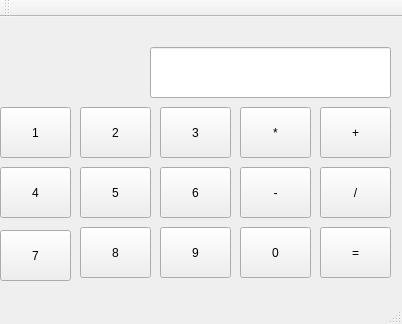
<?xml version="1.0" encoding="UTF-8"?>
<ui version="4.0">
 <class>MainWindow</class>
 <widget class="QMainWindow" name="MainWindow">
  <property name="geometry">
   <rect>
    <x>0</x>
    <y>0</y>
    <width>402</width>
    <height>324</height>
   </rect>
  </property>
  <property name="windowTitle">
   <string>MainWindow</string>
  </property>
  <widget class="QWidget" name="centralWidget">
   <widget class="QPushButton" name="seven">
    <property name="geometry">
     <rect>
      <x>0</x>
      <y>213</y>
      <width>71</width>
      <height>51</height>
     </rect>
    </property>
    <property name="text">
     <string>7</string>
    </property>
   </widget>
   <widget class="QPushButton" name="eight">
    <property name="geometry">
     <rect>
      <x>80</x>
      <y>210</y>
      <width>71</width>
      <height>51</height>
     </rect>
    </property>
    <property name="text">
     <string>8</string>
    </property>
   </widget>
   <widget class="QPushButton" name="rez">
    <property name="geometry">
     <rect>
      <x>320</x>
      <y>210</y>
      <width>71</width>
      <height>51</height>
     </rect>
    </property>
    <property name="text">
     <string>=</string>
    </property>
   </widget>
   <widget class="QPushButton" name="five">
    <property name="geometry">
     <rect>
      <x>80</x>
      <y>150</y>
      <width>71</width>
      <height>51</height>
     </rect>
    </property>
    <property name="text">
     <string>5</string>
    </property>
   </widget>
   <widget class="QPushButton" name="del">
    <property name="geometry">
     <rect>
      <x>320</x>
      <y>150</y>
      <width>71</width>
      <height>51</height>
     </rect>
    </property>
    <property name="text">
     <string>/</string>
    </property>
   </widget>
   <widget class="QPushButton" name="nain">
    <property name="geometry">
     <rect>
      <x>160</x>
      <y>210</y>
      <width>71</width>
      <height>51</height>
     </rect>
    </property>
    <property name="text">
     <string>9</string>
    </property>
   </widget>
   <widget class="QPushButton" name="sum">
    <property name="geometry">
     <rect>
      <x>320</x>
      <y>90</y>
      <width>71</width>
      <height>51</height>
     </rect>
    </property>
    <property name="text">
     <string>+</string>
    </property>
   </widget>
   <widget class="QPushButton" name="sub">
    <property name="geometry">
     <rect>
      <x>240</x>
      <y>150</y>
      <width>71</width>
      <height>51</height>
     </rect>
    </property>
    <property name="text">
     <string>-</string>
    </property>
   </widget>
   <widget class="QPushButton" name="proiz">
    <property name="geometry">
     <rect>
      <x>240</x>
      <y>90</y>
      <width>71</width>
      <height>51</height>
     </rect>
    </property>
    <property name="text">
     <string>*</string>
    </property>
   </widget>
   <widget class="QPushButton" name="two">
    <property name="geometry">
     <rect>
      <x>80</x>
      <y>90</y>
      <width>71</width>
      <height>51</height>
     </rect>
    </property>
    <property name="text">
     <string>2</string>
    </property>
   </widget>
   <widget class="QPushButton" name="four">
    <property name="geometry">
     <rect>
      <x>0</x>
      <y>150</y>
      <width>71</width>
      <height>51</height>
     </rect>
    </property>
    <property name="text">
     <string>4</string>
    </property>
   </widget>
   <widget class="QPushButton" name="one">
    <property name="geometry">
     <rect>
      <x>0</x>
      <y>90</y>
      <width>71</width>
      <height>51</height>
     </rect>
    </property>
    <property name="text">
     <string>1</string>
    </property>
   </widget>
   <widget class="QPushButton" name="six">
    <property name="geometry">
     <rect>
      <x>160</x>
      <y>150</y>
      <width>71</width>
      <height>51</height>
     </rect>
    </property>
    <property name="text">
     <string>6</string>
    </property>
   </widget>
   <widget class="QPushButton" name="three">
    <property name="geometry">
     <rect>
      <x>160</x>
      <y>90</y>
      <width>71</width>
      <height>51</height>
     </rect>
    </property>
    <property name="text">
     <string>3</string>
    </property>
   </widget>
   <widget class="QPushButton" name="null_2">
    <property name="geometry">
     <rect>
      <x>240</x>
      <y>210</y>
      <width>71</width>
      <height>51</height>
     </rect>
    </property>
    <property name="text">
     <string>0</string>
    </property>
   </widget>
   <widget class="QLineEdit" name="rezults">
    <property name="geometry">
     <rect>
      <x>150</x>
      <y>30</y>
      <width>241</width>
      <height>51</height>
     </rect>
    </property>
   </widget>
  </widget>
  <widget class="QMenuBar" name="menuBar">
   <property name="geometry">
    <rect>
     <x>0</x>
     <y>0</y>
     <width>402</width>
     <height>19</height>
    </rect>
   </property>
  </widget>
  <widget class="QToolBar" name="mainToolBar">
   <attribute name="toolBarArea">
    <enum>TopToolBarArea</enum>
   </attribute>
   <attribute name="toolBarBreak">
    <bool>false</bool>
   </attribute>
  </widget>
  <widget class="QStatusBar" name="statusBar"/>
 </widget>
 <layoutdefault spacing="6" margin="11"/>
 <resources/>
 <connections/>
</ui>
